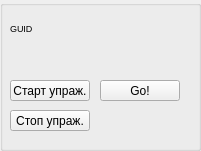
   <widget class="QGroupBox" name="ExerciseGB">
    <property name="geometry">
     <rect>
      <x>10</x>
      <y>198</y>
      <width>201</width>
      <height>151</height>
     </rect>
    </property>
    <property name="title">
     <string/>
    </property>
    <property name="flat">
     <bool>false</bool>
    </property>
    <property name="checkable">
     <bool>false</bool>
    </property>
    <property name="checked">
     <bool>false</bool>
    </property>
    <widget class="QPushButton" name="ExStartButton">
     <property name="geometry">
      <rect>
       <x>10</x>
       <y>80</y>
       <width>80</width>
       <height>21</height>
      </rect>
     </property>
     <property name="text">
      <string>Старт упраж.</string>
     </property>
    </widget>
    <widget class="QPushButton" name="ExStopButton">
     <property name="geometry">
      <rect>
       <x>10</x>
       <y>110</y>
       <width>80</width>
       <height>21</height>
      </rect>
     </property>
     <property name="text">
      <string>Стоп упраж.</string>
     </property>
    </widget>
    <widget class="QLabel" name="labelExerciseGuid">
     <property name="geometry">
      <rect>
       <x>10</x>
       <y>20</y>
       <width>181</width>
       <height>16</height>
      </rect>
     </property>
     <property name="font">
      <font>
       <pointsize>7</pointsize>
      </font>
     </property>
     <property name="text">
      <string>GUID</string>
     </property>
    </widget>
    <widget class="QPushButton" name="GoButton">
     <property name="geometry">
      <rect>
       <x>100</x>
       <y>80</y>
       <width>80</width>
       <height>21</height>
      </rect>
     </property>
     <property name="text">
      <string>Go!</string>
     </property>
    </widget>
   </widget>
